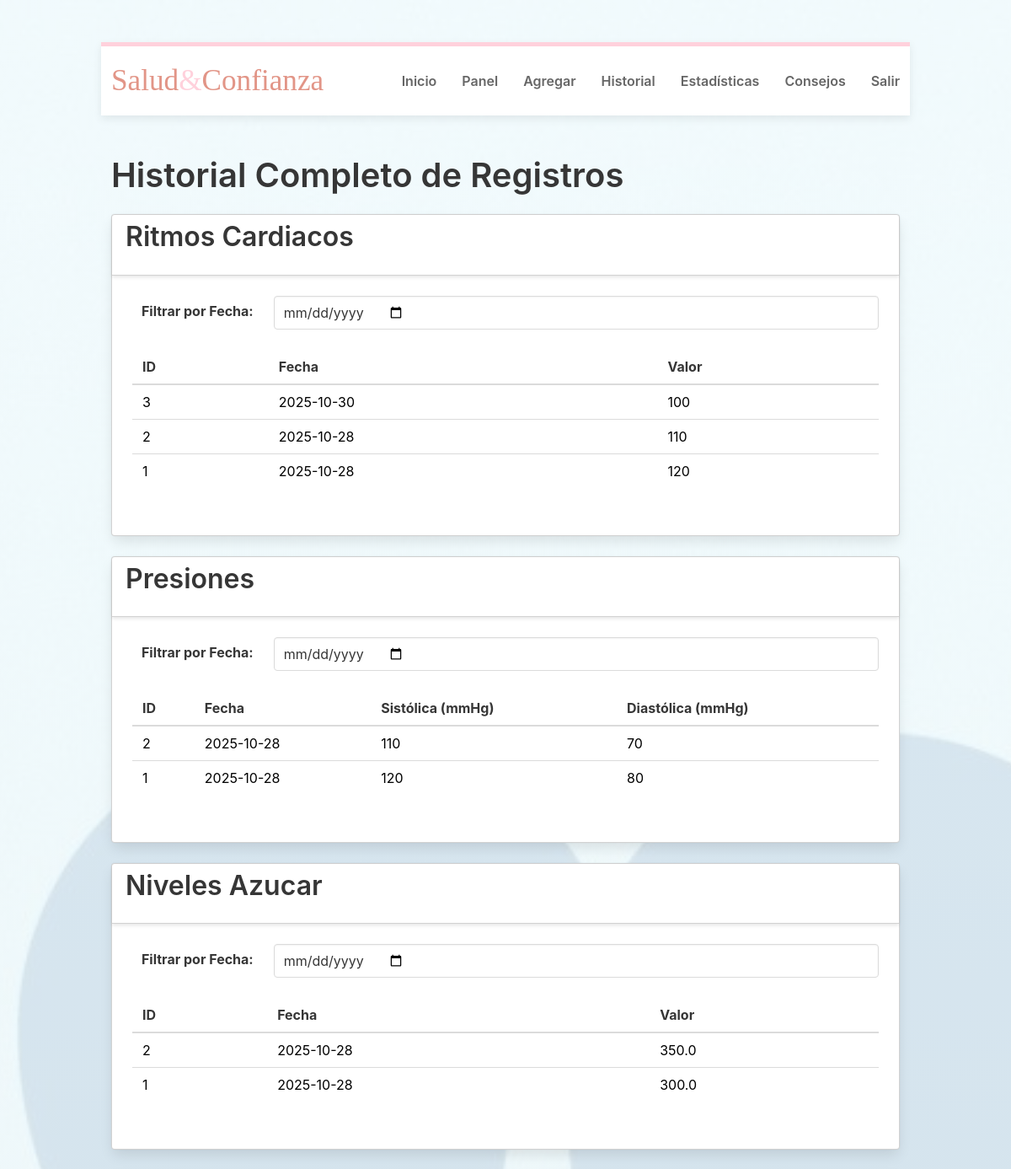
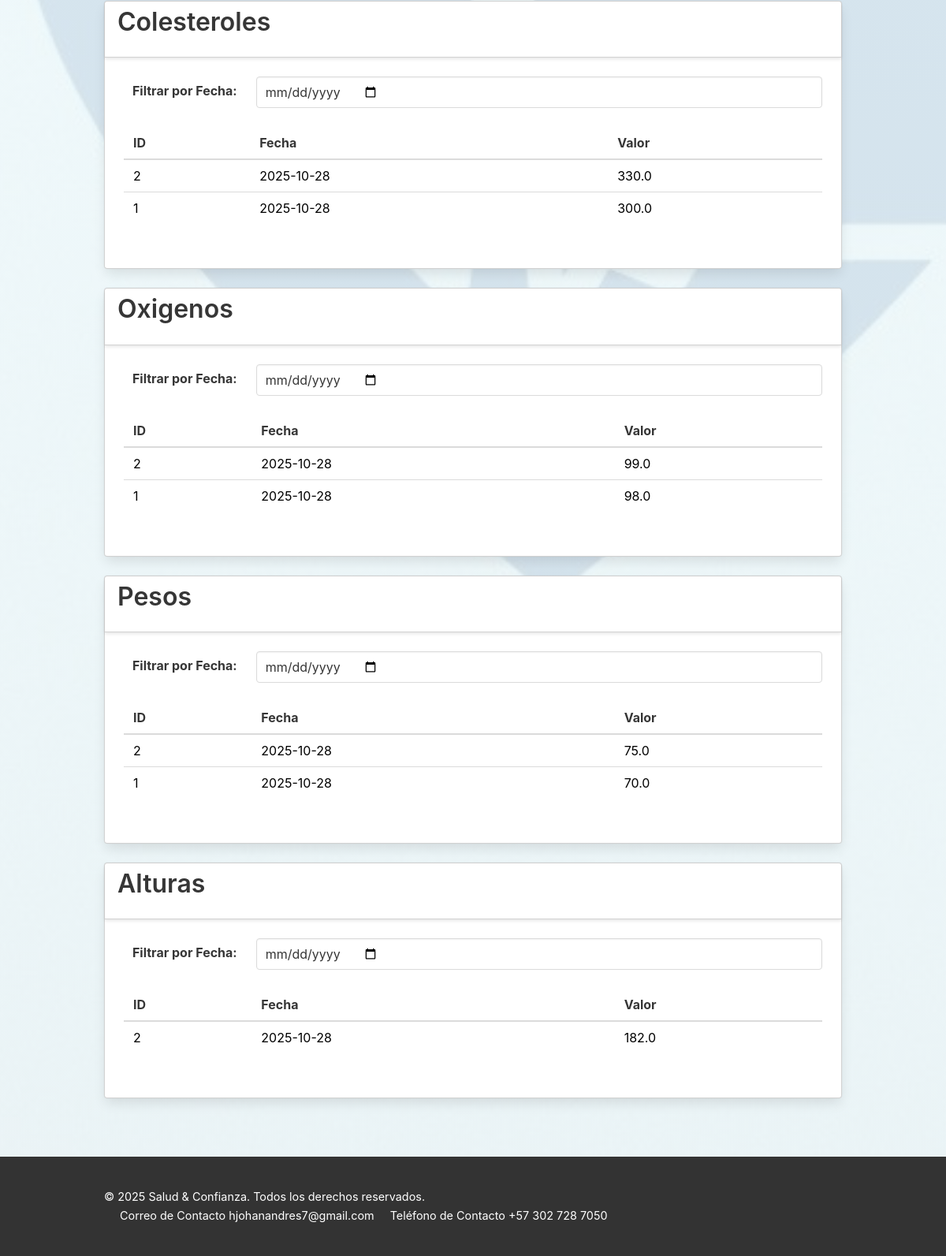
The page /historial (signed in) on the database its author committed (2 pictures, top to bottom).
### app.py (models this page shows, shortened)
class HealthMetricMixin:
    id = db.Column(db.Integer, primary_key=True)
    fecha = db.Column(db.DateTime, nullable=False, default=datetime.utcnow)
    usuario_id = db.Column(db.Integer, db.ForeignKey("usuario.id"), nullable=False)

class RitmoCardiaco(HealthMetricMixin, db.Model):
    valor = db.Column(db.Integer, nullable=False)
    __tablename__ = 'ritmo_cardiaco'

class PresionArterial(HealthMetricMixin, db.Model):
    sistolica = db.Column(db.Integer, nullable=False)
    diastolica = db.Column(db.Integer, nullable=False)
    __tablename__ = 'presion_arterial'

class NivelAzucar(HealthMetricMixin, db.Model):
    valor = db.Column(db.Float, nullable=False)
    __tablename__ = 'nivel_azucar'

class Colesterol(HealthMetricMixin, db.Model):
    valor = db.Column(db.Float, nullable=False)
    __tablename__ = 'colesterol'

class OxigenoSangre(HealthMetricMixin, db.Model):
    valor = db.Column(db.Float, nullable=False)
    __tablename__ = 'oxigeno_sangre'

class Peso(HealthMetricMixin, db.Model):
    valor = db.Column(db.Float, nullable=False)
    __tablename__ = 'peso'

class Altura(HealthMetricMixin, db.Model):
    valor = db.Column(db.Float, nullable=False)
    __tablename__ = 'altura'

### app.py (the view)
@app.route('/historial')
def historial():
    if 'usuario_id' not in session:
        flash("Debes iniciar sesión para ver el historial.", "error")
        return redirect(url_for('login'))
    user_id = session['usuario_id']
    historial_data = {
        'ritmos_cardiacos': RitmoCardiaco.query.filter_by(usuario_id=user_id).order_by(RitmoCardiaco.fecha.desc()).all(),
        'presiones': PresionArterial.query.filter_by(usuario_id=user_id).order_by(PresionArterial.fecha.desc()).all(),
        'niveles_azucar': NivelAzucar.query.filter_by(usuario_id=user_id).order_by(NivelAzucar.fecha.desc()).all(),
        'colesteroles': Colesterol.query.filter_by(usuario_id=user_id).order_by(Colesterol.fecha.desc()).all(),
        'oxigenos': OxigenoSangre.query.filter_by(usuario_id=user_id).order_by(OxigenoSangre.fecha.desc()).all(),
        'pesos': Peso.query.filter_by(usuario_id=user_id).order_by(Peso.fecha.desc()).all(),
        'alturas': Altura.query.filter_by(usuario_id=user_id).order_by(Altura.fecha.desc()).all(),
    }
    return render_template('historial.html', historial_data=historial_data)

### templates/historial.html (shortened to what this page needs)
{% extends 'base.html' %}
{% block content %}
{% include "barra_nav.html" %}
<div class="container">
    <h1 class="title is-2">Historial Completo de Registros</h1>
    {% if historial_data and historial_data.keys() | length > 0 %}
        <div class="content">
            {% for metric_key, records in historial_data.items() %}
                {% if records %}
                    <div class="card mb-5">
                        <div class="card-header">
                            <h2 class="subtitle is-3 is-capitalized">{{ metric_key | replace('_', ' ') }}</h2>
                        </div>
                        <div class="card-content">
                            <div class="field is-horizontal mb-5">
                                <div class="field-label is-normal">
                                    <label class="label" for="dateFilter_{{ metric_key }}">Filtrar por Fecha:</label>
                                </div>
                                <div class="field-body">
                                    <div class="field">
                                        <p class="control">
                                            <input type="date"
                                                   class="input date-filter"
                                                   id="dateFilter_{{ metric_key }}"
                                                   data-target-table="table_{{ metric_key }}">
                                        </p>
                                    </div>
                                </div>
                            </div>
                            <div class="table-responsive">
                                <table class="table is-striped is-fullwidth is-hoverable" id="table_{{ metric_key }}">
                                    <thead>
                                        <tr>
                                            <th>ID</th>
                                            <th>Fecha</th>
                                            {% if metric_key == 'presiones' %}
                                                <th>Sistólica (mmHg)</th>
                                                <th>Diastólica (mmHg)</th>
                                            {% else %}
                                                <th>Valor</th>
                                            {% endif %}
                                        </tr>
                                    </thead>
                                    <tbody>
                                        {% for record in records %}
                                            <tr>
                                                <td>{{ record.id }}</td>
                                                <td class="record-date">{{ record.fecha.strftime('%Y-%m-%d') }}</td>
                                                {% if metric_key == 'presiones' %}
                                                    <td>{{ record.sistolica }}</td>
                                                    <td>{{ record.diastolica }}</td>
                                                {% else %}
                                                    <td>{{ record.valor }}</td>
                                                {% endif %}
                                            </tr>
                                        {% endfor %}
                                    </tbody>
                                </table>
                            </div>
                        </div>
                    </div>
                {% endif %}
            {% endfor %}
        </div>
    {% else %}
        <p class="notification">No tienes registros médicos en el historial.</p>
    {% endif %}
</div>
{% endblock %}

### static/css/style.css (style rules this page uses)
:root { --primary-color: #FFD1DC; --secondary-color: #F8F8F8; --accent-color: #E29587; --text-color-dark: #333333; --text-color-light: #666666; --white-color: #FFFFFF; --box-shadow: 0 4px 8px rgba(0,0,0,0.05); }
* { margin: 0; padding: 0; box-sizing: border-box; }
html { height: 100%; background-color: var(--secondary-color); }
body { font-family: 'Open Sans', sans-serif; line-height: 1.6; color: var(--text-color-dark); background: none; position: relative; z-index: 1; min-height: 100vh; }
body::before { content: ''; position: fixed; top: 0; left: 0; width: 100%; height: 100%; background-image: url('../jpg/healthcare-heart-beat-4rg8v86gvhzdl30y.jpg'); background-repeat: no-repeat; background-position: center center; background-size: cover; background-attachment: fixed; opacity: 0.3; z-index: -2; }
body::after { content: ''; position: fixed; top: 0; left: 0; width: 100%; height: 100%; background: linear-gradient(180deg, rgba(255, 255, 255, 0.5) 0%, rgba(240, 240, 240, 0.5) 100%); z-index: -1; }
.container { max-width: 1200px; margin: 0 auto; padding: 0 20px; }
.table-responsive { overflow-x: auto; width: 100%; margin-bottom: 1rem; }
.table { width: 100%; margin-bottom: 1rem; color: var(--text-color-dark); border-collapse: collapse; }
.table th, .table td { padding: 0.75rem; vertical-align: top; border-top: 1px solid #dee2e6; white-space: nowrap; }
.table.is-striped tbody tr:nth-of-type(odd) { background-color: rgba(0, 0, 0, 0.05); }
.card { background-color: var(--white-color); border-radius: 8px; box-shadow: 0 4px 6px rgba(0, 0, 0, 0.08); margin-bottom: 25px; }
.card-header { padding: 15px 20px; border-bottom: 1px solid var(--secondary-color); }
.card-content { padding: 20px; }

### templates/base.html (style rules this page uses)
html, body { height: 100%; }

### rows shown on the page
RitmoCardiaco: id "3", fecha "2025-10-30", valor "100"
RitmoCardiaco: id "2", fecha "2025-10-28", valor "110"
RitmoCardiaco: id "1", fecha "2025-10-28", valor "120"
PresionArterial: id "2", fecha "2025-10-28", sistolica "110", diastolica "70"
PresionArterial: id "1", fecha "2025-10-28", sistolica "120", diastolica "80"
NivelAzucar: id "2", fecha "2025-10-28", valor "350.0"
NivelAzucar: id "1", fecha "2025-10-28", valor "300.0"
Colesterol: id "2", fecha "2025-10-28", valor "330.0"
Colesterol: id "1", fecha "2025-10-28", valor "300.0"
OxigenoSangre: id "2", fecha "2025-10-28", valor "99.0"
OxigenoSangre: id "1", fecha "2025-10-28", valor "98.0"
Peso: id "2", fecha "2025-10-28", valor "75.0"
Peso: id "1", fecha "2025-10-28", valor "70.0"
Altura: id "2", fecha "2025-10-28", valor "182.0"

### other values the page prints
{{ metric_key | replace('_', ' ') }} "Ritmos Cardiacos" "Presiones" "Niveles Azucar" "Colesteroles" "Oxigenos" "Pesos" "Alturas"
